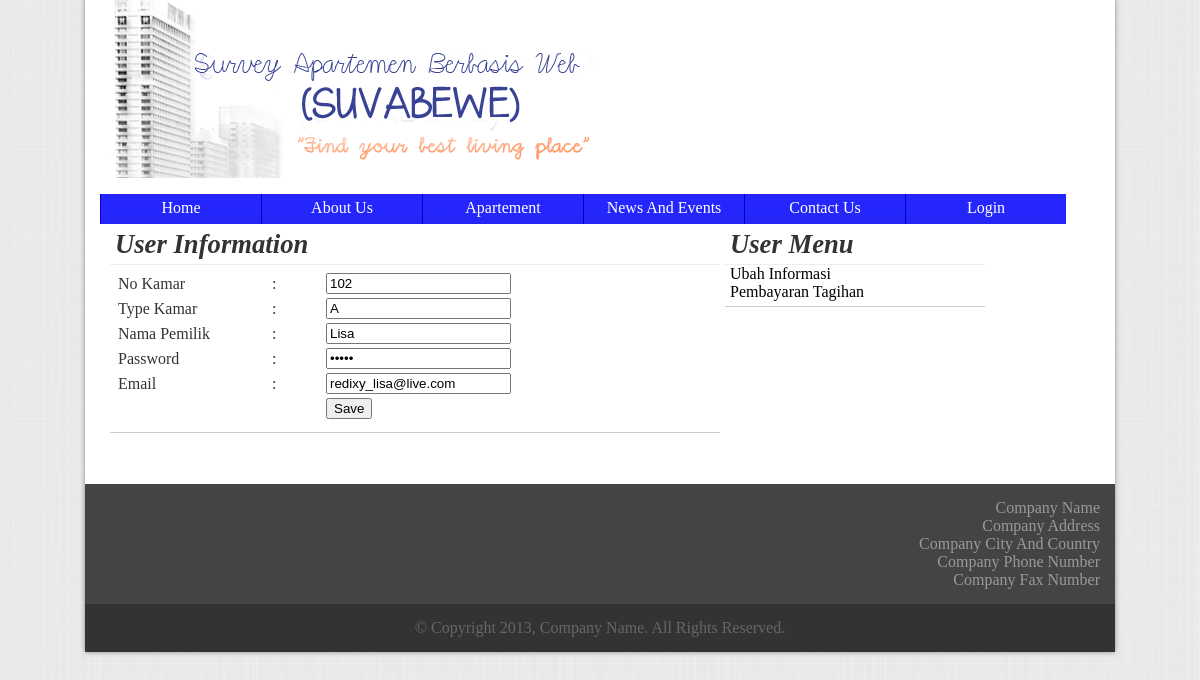
/file/ubahinfo.php?id=102, run on the app's committed database.
### tables this page shows
CREATE TABLE IF NOT EXISTS `apartemen` (
  `no_kamar` int(5) NOT NULL,
  `type_kamar` varchar(1) NOT NULL,
  `spec_kamar` text NOT NULL,
  `password` text NOT NULL,
  `nama_pemilik` text NOT NULL,
  `email` text NOT NULL,
  `available` tinyint(1) NOT NULL DEFAULT '1',
  `harga` int(20) NOT NULL,
  `booked` tinyint(1) NOT NULL DEFAULT '0',
  `booked_fee` int(20) NOT NULL,
  `booked_date` date NOT NULL,
  `tagihan_listrik` int(20) NOT NULL,
  `tagihan_air` int(20) NOT NULL,
  `gambar_tidur1` text NOT NULL,
  `gambar_tidur2` text NOT NULL,
  `gambar_tidur3` text NOT NULL,
  `gambar_makan` text NOT NULL,
  `gambar_dapur` text NOT NULL,
  `gambar_mandi` text NOT NULL,
  `gambar_tamu` text NOT NULL,
  `gambar_balkon` text NOT NULL,
  PRIMARY KEY (`no_kamar`)
);

### file/ubahinfo.php (the view, shortened to what this page needs)
<html>
	<head>
		<link rel="stylesheet" href="../css/templates.css" type="text/css" />
		<?php
			$pilihtabel = mysql_query("SELECT * FROM apartemen WHERE no_kamar = " . $_GET['id'] );
			while($row=mysql_fetch_array ($pilihtabel))
			{
				$data['id'] = $row['no_kamar'];
				$data['tipe'] = $row['type_kamar'];
				$data['nama'] = $row['nama_pemilik'];
				$data['pass'] = $row['password'];
				$data['email'] = $row['email'];
				$data['listrik'] = $row['tagihan_listrik'];
				$data['air'] = $row['tagihan_air'];
			}
		?>
	</head>
	<body>
		<div class="wrapper" id="wrapper">
			<?php include_once ('header.php');?>
			<div class="container confmargin" style="height:370px">
				<div class="section userinfo">
					<div class="sectionheader bottomline">
						<b>User Information</b>
					</div>
					<div class="sectioncontent usermainsec">
						<table>
							<form>
							<tr>
								<td width="150px">No Kamar</td>
								<td width="50px">:</td>
								<td><input type="text" value="<?php echo $data['id'];?>" readonly name="id"></td>
							</tr>
							<tr>
								<td width="150px">Type Kamar</td>
								<td width="50px">:</td>
								<td><input type="text" value="<?php echo $data['tipe'];?>" readonly name="tipe"></td>
							</tr>
							<tr>
								<td width="150px">Nama Pemilik</td>
								<td width="50px">:</td>
								<td><input type="text" value="<?php echo $data['nama'];?>" readonly name="nama"></td>
							</tr>
							<tr>
								<td width="150px">Password</td>
								<td width="50px">:</td>
								<td><input type="password" value="<?php echo $data['pass'];?>" name="password"></td>
							</tr>
							<tr>
								<td width="150px">Email</td>
								<td width="50px">:</td>
								<td><input type="text" value="<?php echo $data['email'];?>" name="email"></td>
							</tr>
							<tr>
								<td></td><td></td>
								<td><input type="submit" value="Save" name="ubah" />
							</tr>
							</form>
						</table>
					</div>
				</div>
				<?php require_once "usersidemenu.php";?>
			</div>
		</div>
	</body>
</html>

### css/templates.css (style rules this page uses)
body { background-image:url("../img/bg-body.png"); background-repeat:repeat; color:#333333; font-family:"Cambria"; font-size:16px; }
.wrapper { width:1000px; margin:-10px auto 0px auto; padding:0px 15px 0px 15px; background-color:#FFFFFF; box-shadow: 0px 0px 5px #888888; }
.footer { width:1020; margin:0px -15px 0px -15px; padding:5px; }
.subfooter1 { width:1000; margin-left:-5px; padding:15px; background-color:#444444; color:#999999; text-align:right; }
.subfooter2 { width:1000; margin:0px 0px -5px -5px; padding:15px; background-color:#333333; color:#666666; text-align:center; }
.container { width:980px; padding:10px; }
.section { border-bottom:solid thin #CCCCCC; float:left; padding:5px; }
.sectionheader { width:100%; padding:5px; height:30px; font-family:"Bodoni MT"; font-size:20pt; font-style:italic; margin-left:-5px; margin-top:-5px; }
.sectioncontent { width:100%; padding:5px; margin-left:-5px; color:#666666; }
.bottomline { border-bottom:solid thin #EEEEEE; }
.confmargin { margin-top:-135px; }
.userinfo { width:600px; }

### data on the page
apartemen: id "102", tipe "A", nama "Lisa", email "redixy_lisa@live.com"
